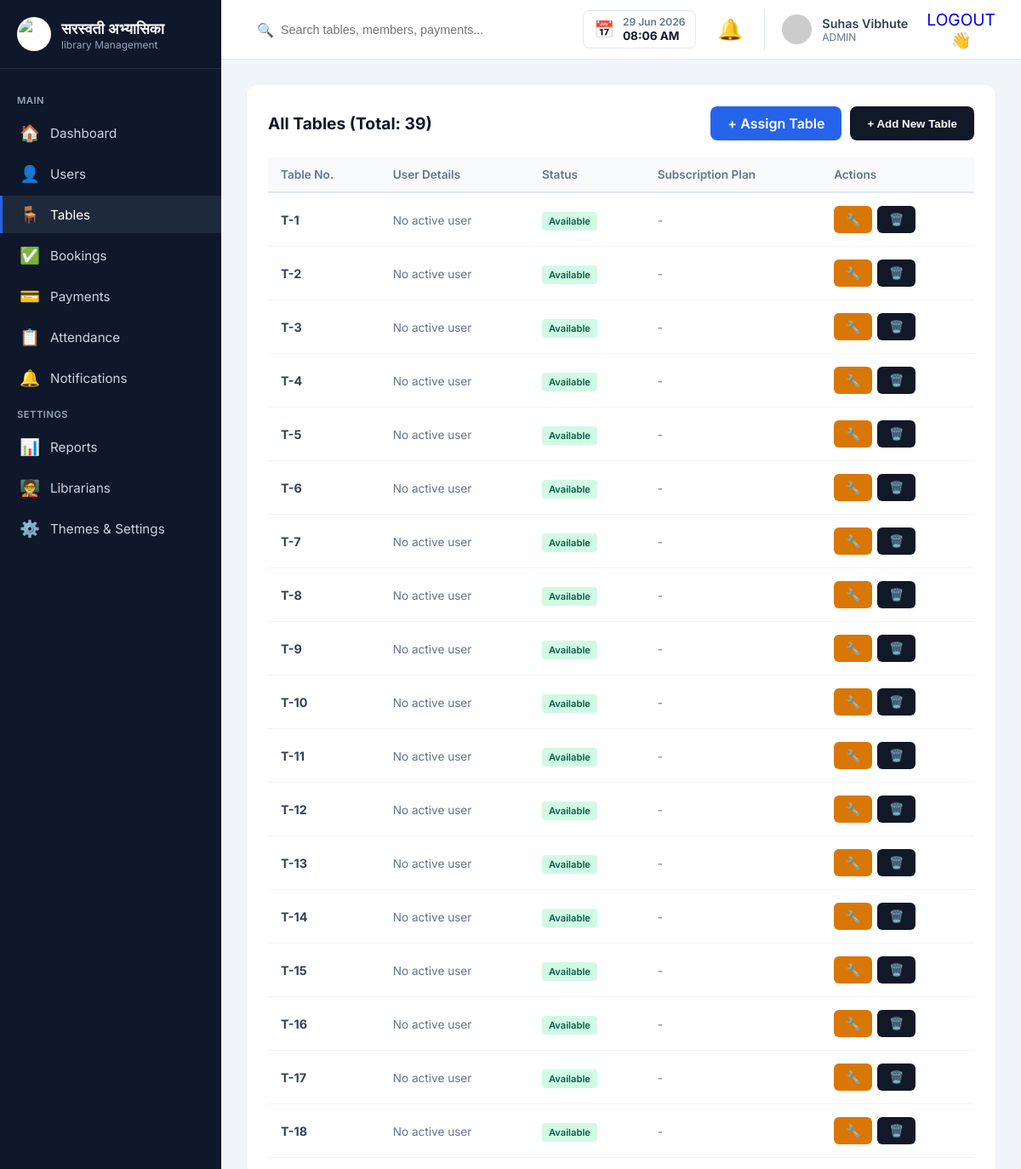
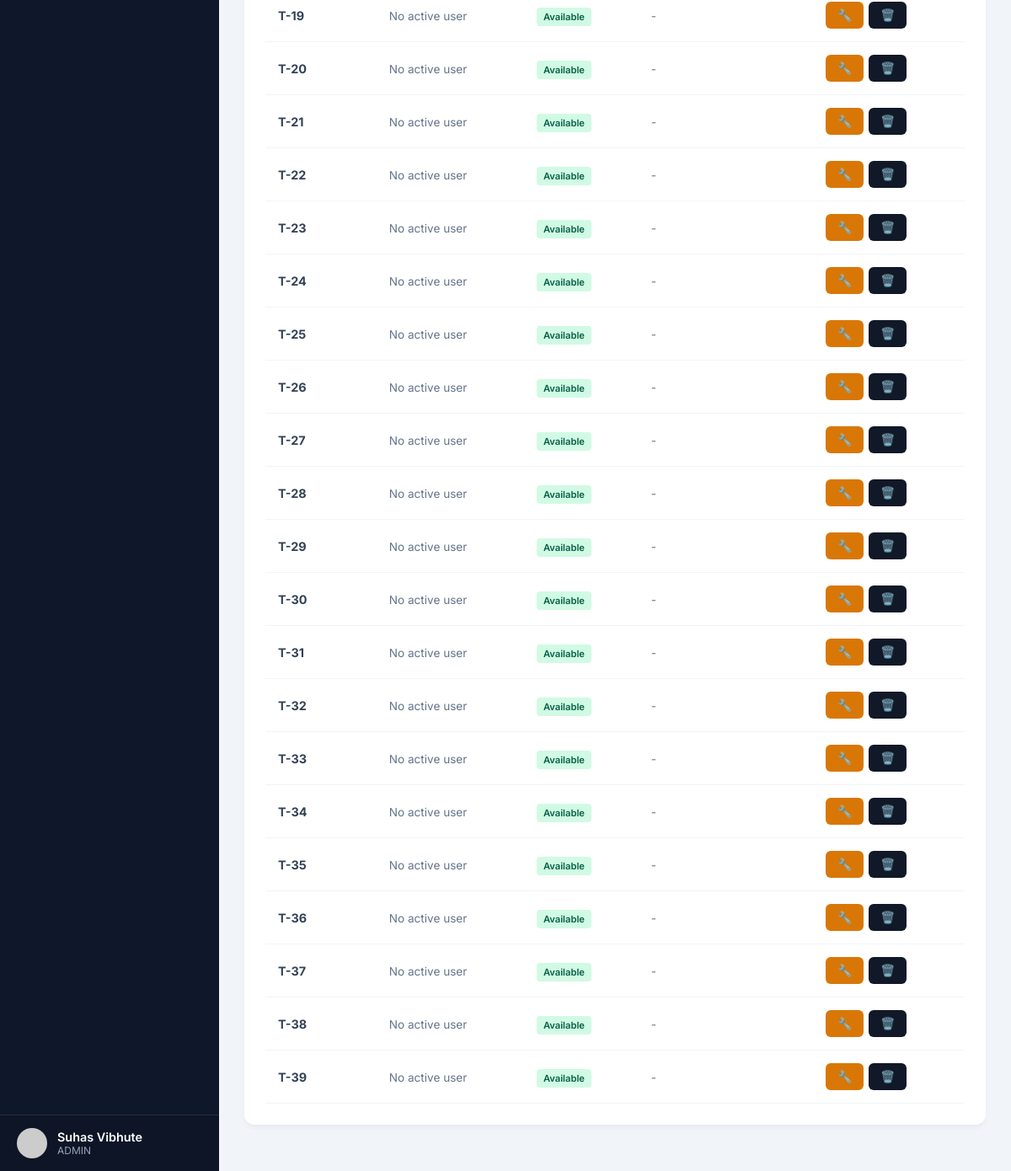
/pratik2002/tables.php (signed in), run on the app's committed database (2 pictures, top to bottom).
### tables this page shows
CREATE TABLE `library_tables` (
  `table_id` int(11) NOT NULL AUTO_INCREMENT,
  `unique_table_id` varchar(50) NOT NULL,
  `table_number` int(11) NOT NULL,
  `status` enum('Available', 'Booked', 'Maintenance') DEFAULT 'Available',
  `current_user_id` int(11) DEFAULT NULL,
  `created_at` timestamp NOT NULL DEFAULT current_timestamp(),
  PRIMARY KEY (`table_id`),
  UNIQUE KEY `unique_table_id` (`unique_table_id`),
  UNIQUE KEY `table_number` (`table_number`),
  KEY `current_user_id` (`current_user_id`),
  CONSTRAINT `library_tables_ibfk_1` FOREIGN KEY (`current_user_id`) REFERENCES `users` (`user_id`) ON DELETE
  SET NULL
);

### pratik2002/tables.php (the view, shortened to what this page needs)
<?php
require_once 'config.php';
$query = "
    SELECT
        t.table_id,
        t.table_number,
        t.status as table_status,
        u.full_name,
        u.email,
        (SELECT p.plan_name FROM user_subscriptions s JOIN subscription_plans p ON s.plan_id = p.plan_id WHERE s.table_id = t.table_id ORDER BY s.expiry_date DESC LIMIT 1) as plan_name,
        (SELECT s.expiry_date FROM user_subscriptions s WHERE s.table_id = t.table_id ORDER BY s.expiry_date DESC LIMIT 1) as expiry_date
    FROM library_tables t
    LEFT JOIN users u ON t.current_user_id = u.user_id
    ORDER BY t.table_number ASC
";
$stmt = $pdo->prepare($query);
$stmt->execute();
$tables = $stmt->fetchAll();
?>
<!DOCTYPE html>
<html lang="en">
<head>
    <link rel="stylesheet" href="Dashboard.css">
</head>
<body>
    <?php include 'header.php'; ?>
    <div class="table-container">
        <div class="table-header">
            <h2>All Tables (Total: <?= count($tables) ?>)</h2>
            <form method="POST" style="margin:0; display:flex; gap:10px;">
                <a href="add_subscription.php" class="btn-primary" style="text-decoration:none;">+ Assign Table</a>
                <button type="submit" name="add_table" class="btn-primary" style="background:#111827;">+ Add New Table</button>
            </form>
        </div>
        <div class="table-wrap">
            <table class="data-table">
                <thead>
                    <tr>
                        <th>Table No.</th>
                        <th>User Details</th>
                        <th>Status</th>
                        <th>Subscription Plan</th>
                        <th>Actions</th>
                    </tr>
                </thead>
                <tbody>
                    <?php foreach ($tables as $table): ?>
                        <?php
                        $isExpired = false;
                        ?>
                        <tr>
                            <td data-label="Table No."><strong>T-<?= htmlspecialchars($table['table_number']) ?></strong></td>
                            <td data-label="User Details">
                                <?php if ($table['full_name']): ?>
                                    <?= htmlspecialchars($table['full_name']) ?><br>
                                    <span class="text-sm"><?= htmlspecialchars($table['email']) ?></span>
                                <?php else: ?>
                                    <span class="text-sm">No active user</span>
                                <?php endif; ?>
                            </td>
                            <td data-label="Status">
                                <?php if ($table['table_status'] === 'Available'): ?>
                                    <span class="badge badge-active">Available</span>
                                <?php else: ?>
                                    <span class="badge badge-pending"><?= htmlspecialchars($table['table_status']) ?></span>
                                <?php endif; ?>
                            </td>
                            <td data-label="Subscription Plan">
                                <?php if ($table['table_status'] === 'Booked' && $table['plan_name']): ?>
                                    <strong><?= htmlspecialchars($table['plan_name']) ?></strong><br>
                                    <span class="text-sm">Exp: <?= htmlspecialchars($table['expiry_date']) ?></span>
                                    <?php if ($isExpired): ?> <br><span class="text-danger">(Expired)</span> <?php endif; ?>
                                <?php else: ?>
                                    <span class="text-sm">-</span>
                                <?php endif; ?>
                            </td>
                            <td data-label="Actions">
                                <form method="POST" style="margin:0; display:flex; gap:6px;">
                                    <?php if ($table['table_status'] !== 'Maintenance'): ?>
                                        <button type="submit" name="mark_maintenance" class="btn-action" style="background:#d97706;" title="Mark for Maintenance" onclick="return confirm('Mark table for maintenance? User booking will be preserved.');">🔧</button>
                                    <?php endif; ?>
                                    <button type="submit" name="delete_table" class="btn-action" style="background:#111827;" title="Delete Table" onclick="return confirm('Are you sure you want to permanently delete this table?');">🗑️</button>
                                </form>
                            </td>
                        </tr>
                    <?php endforeach; ?>
                </tbody>
            </table>
        </div>
    </div>
    </div>
    <?php include 'footer.php'; ?>

### pratik2002/header.php (shortened to what this page needs)
<div class="app-layout">
    <aside class="sidebar">
        <div class="sidebar-brand">
            <img src="../IMAGES/SHREE SARASWATI ABHYASIKA LOGO.png" alt="Logo" class="sidebar-logo">
            <div class="brand-text">
                <div class="title">सरस्वती अभ्यासिका</div>
                <div class="subtitle">library Management</div>
            </div>
        </div>
        <nav class="sidebar-nav">
            <div class="nav-section">MAIN</div>
            <a href="Dashboard.php" class="nav-item <?= basename($_SERVER['PHP_SELF']) == 'Dashboard.php' ? 'active' : '' ?>">
                <span class="icon">🏠</span> Dashboard
            </a>
            <a href="users.php" class="nav-item <?= basename($_SERVER['PHP_SELF']) == 'users.php' ? 'active' : '' ?>">
                <span class="icon">👤</span> Users
            </a>
            <a href="tables.php" class="nav-item <?= basename($_SERVER['PHP_SELF']) == 'tables.php' ? 'active' : '' ?>">
                <span class="icon">🪑</span> Tables
            </a>
            <a href="bookings.php" class="nav-item <?= basename($_SERVER['PHP_SELF']) == 'bookings.php' ? 'active' : '' ?>">
                <span class="icon">✅</span> Bookings
            </a>
            <a href="payments.php" class="nav-item <?= basename($_SERVER['PHP_SELF']) == 'payments.php' ? 'active' : '' ?>">
                <span class="icon">💳</span> Payments
            </a>
            <a href="attendance.php" class="nav-item <?= basename($_SERVER['PHP_SELF']) == 'attendance.php' ? 'active' : '' ?>">
                <span class="icon">📋</span> Attendance
            </a>
            <a href="#" class="nav-item" onclick="openNavDrawer()">
                <span class="icon">🔔</span> Notifications
            </a>
            <div class="nav-section">SETTINGS</div>
            <a href="reports.php" class="nav-item <?= basename($_SERVER['PHP_SELF']) == 'reports.php' ? 'active' : '' ?>">
                <span class="icon">📊</span> Reports
            </a>
            <a href="librarians.php" class="nav-item <?= basename($_SERVER['PHP_SELF']) == 'librarians.php' ? 'active' : '' ?>">
                <span class="icon">🧑‍🏫</span> Librarians
            </a>
            <a href="settings.php" class="nav-item <?= basename($_SERVER['PHP_SELF']) == 'settings.php' ? 'active' : '' ?>">
                <span class="icon">⚙️</span> Themes & Settings
            </a>
        </nav>
        <div class="sidebar-profile">
            <img src="https://ui-avatars.com/api/?name=Suhas+Vibhute&background=111827&color=fff" alt="Suhas Vibhute">
            <div class="profile-info">
                <div class="name">Suhas Vibhute</div>
                <div class="role">ADMIN</div>
            </div>
        </div>
    </aside>
    <div class="main-content">
        <header class="topbar">
            <div class="topbar-search">
                <form id="globalSearchForm" onsubmit="handleGlobalSearch(event, this.search.value)" style="display: flex; align-items: center; width: 100%;">
                    <span class="search-icon">🔍</span>
                    <input type="text" name="search" placeholder="Search tables, members, payments..." style="border: none; outline: none; background: transparent; width: 100%;">
                </form>
            </div>
            <div class="topbar-actions">
                <div class="date-widget">
                    <span class="calendar-icon" onclick="document.getElementById('hiddenDatePicker').showPicker()">📅</span>
                    <div class="datetime">
                        <div id="liveDate" class="date-text"></div>
                        <div id="liveTime" class="time-text"></div>
                    </div>
                </div>
                <div class="notification-wrapper" onclick="openNavDrawer()">
                    <div class="bell-icon">
                        🔔
                    </div>
                </div>
                <div class="admin-dropdown">
                    <img src="https://ui-avatars.com/api/?name=Suhas+Vibhute&background=111827&color=fff" alt="Suhas Vibhute" class="topbar-avatar">
                    <div class="admin-info">
                        <div class="name">Suhas Vibhute</div>
                        <div class="role">ADMIN</div>
                    </div>
                    <a href="logout.php" class="logout-icon" title="Logout">LOGOUT<br>
                        <center>👋</center>
                    </a>
                </div>
            </div>
        </header>
        <main class="page-content">

### pratik2002/footer.php (shortened to what this page needs)
    </div>
</body>
</html>

### pratik2002/tables.php (style rules this page uses)
.btn-action { padding: 8px 14px; background: var(--brand-crimson); color: var(--pure-white); border: none; border-radius: 6px; cursor: pointer; font-size: 0.85rem; font-weight: 600; transition: all 0.2s ease; }
.text-sm { font-size: 0.85rem; color: var(--text-muted); }

### pratik2002/header.php (style rules this page uses)
.bell-icon { transition: transform 0.2s ease; cursor: pointer; font-size: 1.5rem; position: relative; }

### data on the page
library_tables: table_number "1", status "Available"
library_tables: table_number "2", status "Available"
library_tables: table_number "3", status "Available"
library_tables: table_number "4", status "Available"
library_tables: table_number "5", status "Available"
library_tables: table_number "6", status "Available"
library_tables: table_number "7", status "Available"
library_tables: table_number "8", status "Available"
library_tables: table_number "9", status "Available"
library_tables: table_number "10", status "Available"
library_tables: table_number "11", status "Available"
library_tables: table_number "12", status "Available"
library_tables: table_number "13", status "Available"
library_tables: table_number "14", status "Available"
library_tables: table_number "15", status "Available"
library_tables: table_number "16", status "Available"
library_tables: table_number "17", status "Available"
library_tables: table_number "18", status "Available"
library_tables: table_number "19", status "Available"
library_tables: table_number "20", status "Available"
library_tables: table_number "21", status "Available"
library_tables: table_number "22", status "Available"
library_tables: table_number "23", status "Available"
library_tables: table_number "24", status "Available"
library_tables: table_number "25", status "Available"
library_tables: table_number "26", status "Available"
library_tables: table_number "27", status "Available"
library_tables: table_number "28", status "Available"
library_tables: table_number "29", status "Available"
library_tables: table_number "30", status "Available"
library_tables: table_number "31", status "Available"
library_tables: table_number "32", status "Available"
library_tables: table_number "33", status "Available"
library_tables: table_number "34", status "Available"
library_tables: table_number "35", status "Available"
library_tables: table_number "36", status "Available"
library_tables: table_number "37", status "Available"
library_tables: table_number "38", status "Available"
library_tables: table_number "39", status "Available"

### other printed values
count($tables) "39"
